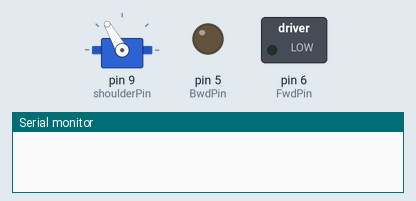
Bench run of a sketch on a simulated Arduino Uno, built with avr-gcc and run on an emulated ATmega328P. Parts: servo, switched loads named in the sketch (green lamp = pin HIGH), output pins drawn as LEDs (lit = HIGH), the last lines printed to the serial monitor.

Above: at 0.05 s.
At 3.25 s:
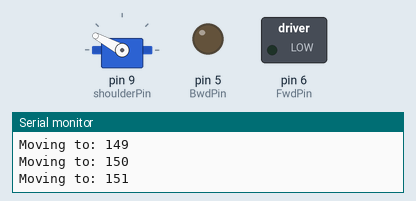
At 5.1 s:
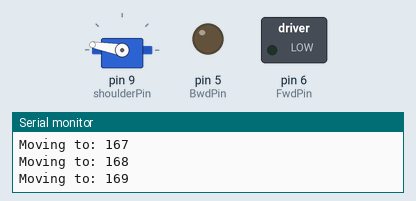
At 10.2 s:
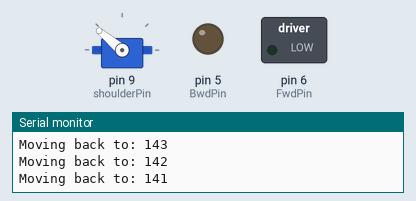
Timing chart, 0 to 18.5 s (numbered marks = the images above):
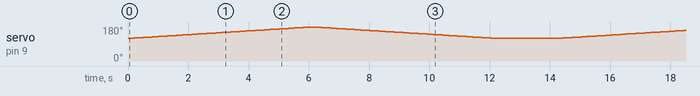

The sketch:

Shoulder.ino
```cpp
#include <Servo.h>  // Standard Servo library for Arduino Uno

Servo myservo;
int posVal=120;
int shoulderPin = 9;  // Use a PWM pin for the servo (9, 10, or 11 on Uno)
int FwdPin = 6, BwdPin = 5;  // Use PWM pins for the motor
int ActTime = 1000;
int MaxSpd = 255;  // 0-255 for PWM control

void setup() {
  myservo.attach(shoulderPin);  // Attach servo to pin 9
  pinMode(FwdPin, OUTPUT);  // Set motor control pins as output
  pinMode(BwdPin, OUTPUT);
  Serial.begin(9600);  // Start serial communication for debugging
}

void loop() {


  // Move servo from 120° to 180°
  for (posVal = 120; posVal <= 180; posVal++) {
    myservo.write(posVal);  // Move servo to position
    delay(100);  // Longer delay to ensure smooth movement and allow servo time to adjust
    Serial.print("Moving to: ");
    Serial.println(posVal);  // Debugging: Track servo position
  }


  // Move servo from 180° back to 120°
  for (posVal = 180; posVal >= 120; posVal--) {
    myservo.write(posVal);  // Move servo to position
    delay(100);  // Longer delay to ensure smooth movement
    Serial.print("Moving back to: ");
    Serial.println(posVal);  // Debugging: Track servo position
  }

  // Optional: Add a delay to avoid continuously looping
  delay(2000);  // Add a small delay before repeating the loop
}
```
